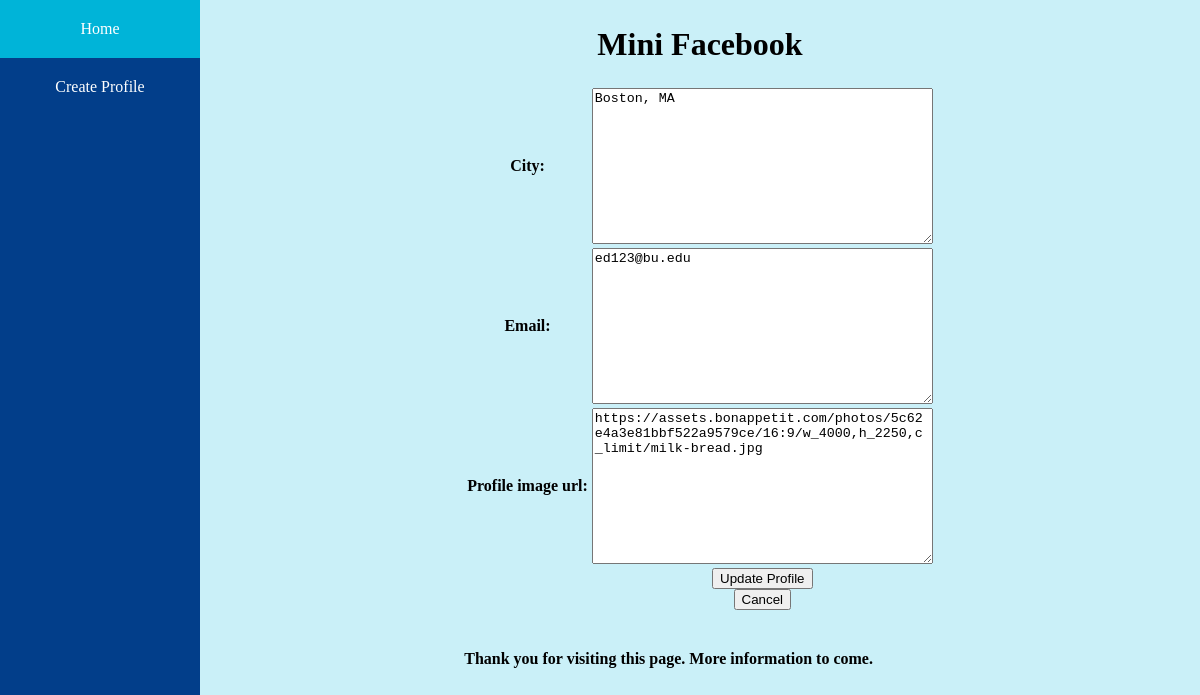
Page /mini_fb/profile/2/update on the committed database.
### mini_fb/models.py (models this page shows, shortened)
class Profile(models.Model):
    first_name = models.TextField(blank=False)
    last_name = models.TextField(blank=False)
    city = models.TextField(blank=False)
    email = models.TextField(blank=False)
    profile_image_url = models.TextField(blank=True)

### mini_fb/views.py (the view)
# urls.py: path(r'profile/<int:pk>/update', views.UpdateProfileView.as_view(), name="update_profile"),
class UpdateProfileView(UpdateView):
    model = Profile
    form_class = UpdateProfileForm
    template_name = "mini_fb/update_profile_form.html"
    context_object_name = "profile"

### mini_fb/forms.py
class UpdateProfileForm(forms.ModelForm):
    class Meta:
        model = Profile
        fields = ['city', 'email', 'profile_image_url']

### mini_fb/templates/mini_fb/update_profile_form.html (shortened to what this page needs)
{% extends 'mini_fb/base.html' %}
{% block content %}
<form method="POST">
    <table>
        {{form.as_table}}
        <tr>
            <td></td>
            <td>
                <input type="submit" name="update_profile" value="Update Profile">
</form>
                <form action="{% url 'show_profile' profile.pk %}">
                    <input type="submit" name="Cancel" value="Cancel">
                </form>
{% endblock %}

### static/mini_fb.css (style rules this page uses)
body { display: flex; padding: 0px; margin: 0px; }
.content td { text-align: center; }

### rows in the picture
Profile: city "Boston, MA", email "ed123@bu.edu", profile_image_url "https://assets.bonappetit.com/photos/5c62e4a3e81bbf522a9579ce/16:9/w_4000,h_2250,c_limit/milk-bread.jpg"
